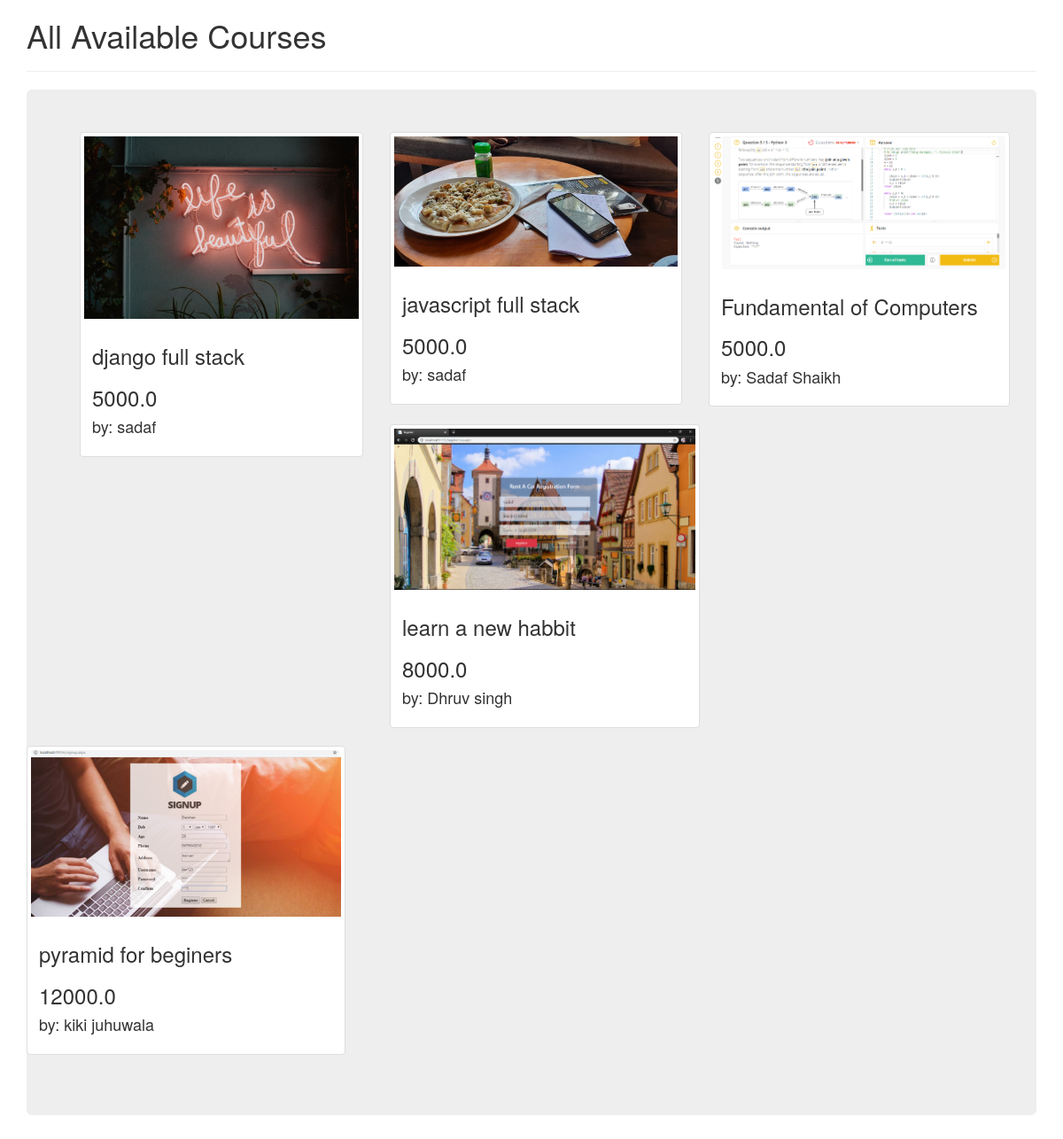
Page /home/ on the earlier database version.
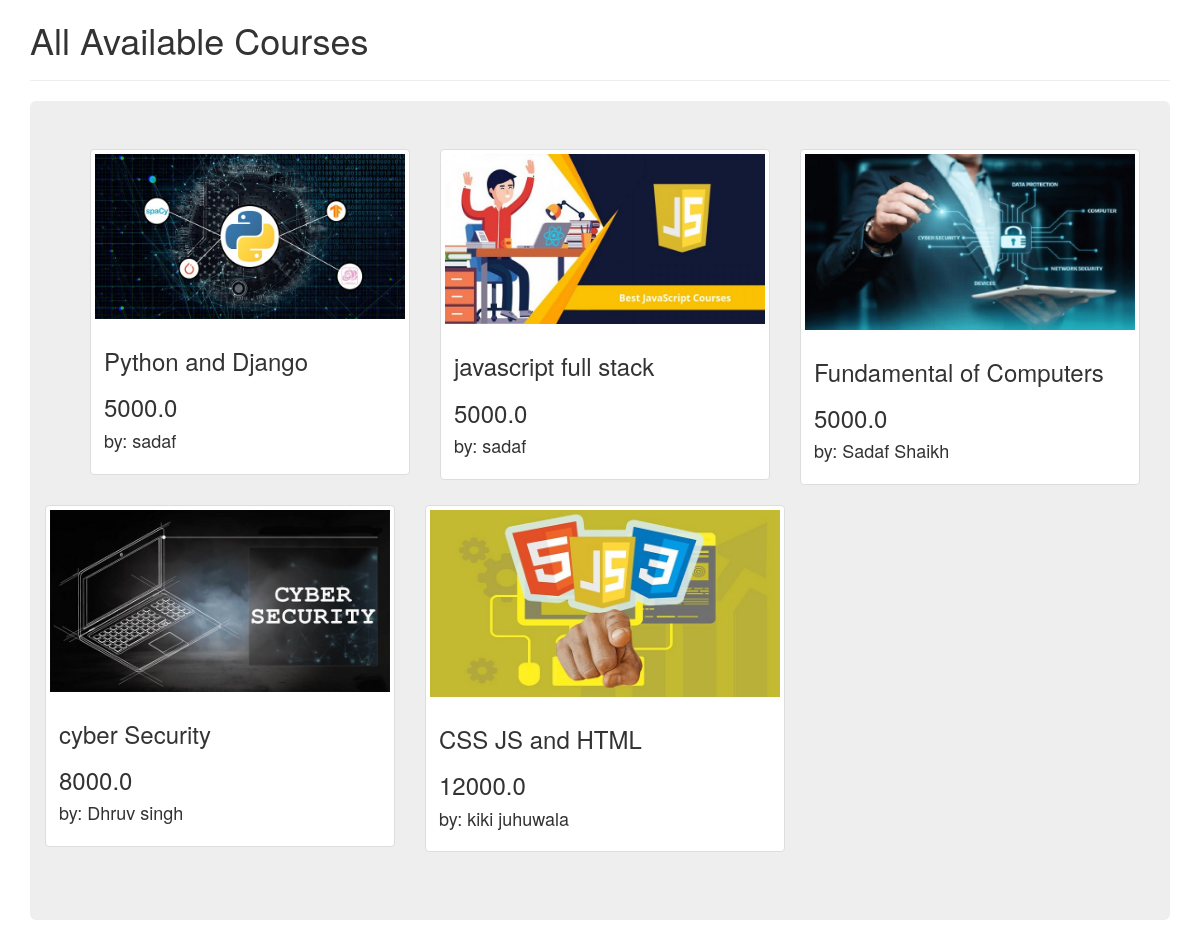
Same page on the later database version.
### courseapp/models.py (models this page shows, shortened)
class Courses(models.Model):
    cname = models.CharField(max_length=300)
    cimg = models.ImageField(upload_to='images/')
    cauthor = models.CharField(max_length=100)
    cprice = models.FloatField()

### courseapp/views.py (the view)
# urls.py: path('home/', views.courseview, name='courseview'),
def courseview(request):
    try:
        courselist = Courses.objects.all()
    except Courses.DoesNotEcist:
        raise Http404("No Courses exist")
    return render(request, 'courseapp/coursepage.html', {'courselist': courselist})

### Templates/courseapp/coursepage.html (shortened to what this page needs)
<!DOCTYPE html>
<html lang="en">
<head>
    <link rel="stylesheet" href="https://maxcdn.bootstrapcdn.com/bootstrap/3.3.7/css/bootstrap.min.css">
</head>
<body>
    {% if courselist %}
    <div class="container ">
    <h1> All Available Courses </h1>
    <hr />
    </div>
    <div class="container">
    <div class="jumbotron">
        {% for c in courselist %}
        <div class="row">
            <div class="col-md-4">
            <div class="thumbnail">
                <img src={{ c.cimg.url }} alt="Lights" height="500" width="400">
                <div class="caption">
                    <h3>{{ c.cname }}</h3>
                    <h3>{{ c.cprice }}</h3>
                    <h4>by: {{ c.cauthor }} </h4>
                </div>
            </div>
            </div>
        {% endfor %}
    </div>
    </div>
    </div>
{% else %}
    <h3> Sorry! No Courses To Display </h3>
    <hr />
{% endif %}
</body>
</html>

Differences in the rows shown:
changed Courses: cimg: a different picture; cname "django full stack" → "Python and Django"
changed Courses "javascript full stack": cimg: a different picture
changed Courses "Fundamental of Computers": cimg: a different picture
changed Courses "Dhruv singh": cimg: a different picture; cname "learn a new habbit" → "cyber Security"
changed Courses "kiki juhuwala": cimg: a different picture; cname "pyramid for beginers" → "CSS JS and HTML"
